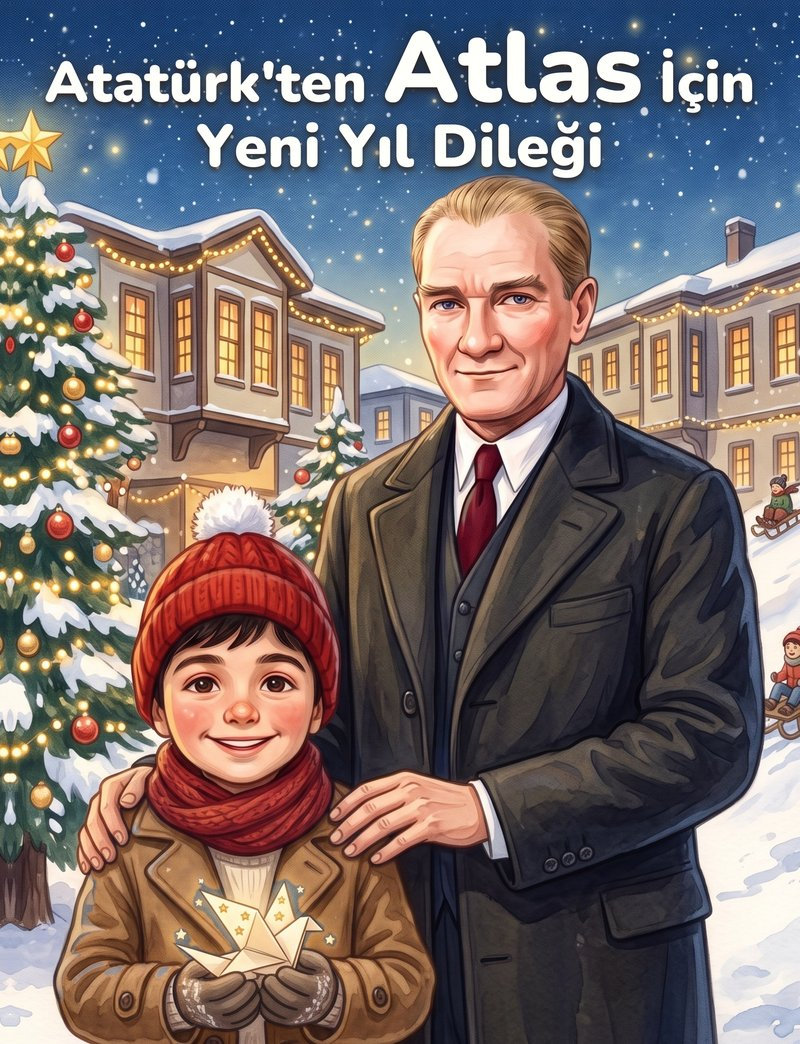
#> input picture img/ataturkten-yeni-yil-dilegi-kapak.jpg, 800 x 1044 px
$ python puzzle-lines.py ../img/ataturkten-yeni-yil-dilegi-kapak.jpg ../img/ataturkten-yeni-yil-dilegi-kiz-s3.jpg
#> lines starting #> are read from the running program, lines starting #| are printed output that depends on the picture
"""Draw 35-piece jigsaw lines (5 × 7) over a puzzle picture, in the style of img/buz-satosunun-sirri-yapboz.jpg.
python3 tools/puzzle-lines.py <in.jpg> <out.jpg>"""
import sys, random
from PIL import Image, ImageDraw

def edge(p0, p1, sign, n=48):
    # a straight edge with one rounded tab in the middle, bulging to `sign` side
    (x0, y0), (x1, y1) = p0, p1
    dx, dy = x1 - x0, y1 - y0; L = (dx * dx + dy * dy) ** .5; ux, uy = dx / L, dy / L; nx, ny = -uy * sign, ux * sign
    pts = []
    def at(t, h): return (x0 + dx * t + nx * h * L, y0 + dy * t + ny * h * L)
    # neck → round head → neck, as a sequence of (t, height) keys smoothed with a cosine
    keys = [(0, 0), (.36, 0), (.40, .02), (.37, .12), (.42, .22), (.5, .25), (.58, .22), (.63, .12), (.60, .02), (.64, 0), (1, 0)]
    for i in range(len(keys) - 1):
        (ta, ha), (tb, hb) = keys[i], keys[i + 1]
        for k in range(8):
            u = k / 8; import math; w = (1 - math.cos(math.pi * u)) / 2
            pts.append(at(ta + (tb - ta) * u, ha + (hb - ha) * w))
    pts.append(at(1, 0))
    return pts

def main(src, dst, cols=5, rows=7, seed=7):
#> called with cols = 5, rows = 7, seed = 7
    im = Image.open(src).convert('RGB'); W, H = im.size; rnd = random.Random(seed)
#> in main, im is the input picture: PIL image 800x1044 RGB; mean R, G, B 120.7, 109.4, 108.7
#> after `W, H = im.size`: W = 800; H = 1044
    over = Image.new('RGBA', (W * 2, H * 2), (0, 0, 0, 0)); d = ImageDraw.Draw(over)
#> after `over = Image.new('RGBA', (W * 2, H * 2), (0, 0, 0, 0))`: over: PIL image 1600x2088 RGBA; every value is 0
    cw, ch = W * 2 / cols, H * 2 / rows; col = (52, 46, 44, 205); w = 4
#> after `cw, ch = (W * 2 / cols, H * 2 / rows)`: cw = 320; ch = 298.3
    for r in range(1, rows):          # horizontal seams
        for c in range(cols):
            d.line(edge((c * cw, r * ch), ((c + 1) * cw, r * ch), rnd.choice((-1, 1))), fill=col, width=w, joint='curve')
    for c in range(1, cols):          # vertical seams
        for r in range(rows):
            d.line(edge((c * cw, r * ch), (c * cw, (r + 1) * ch), rnd.choice((-1, 1))), fill=col, width=w, joint='curve')
    over = over.resize((W, H), Image.LANCZOS)
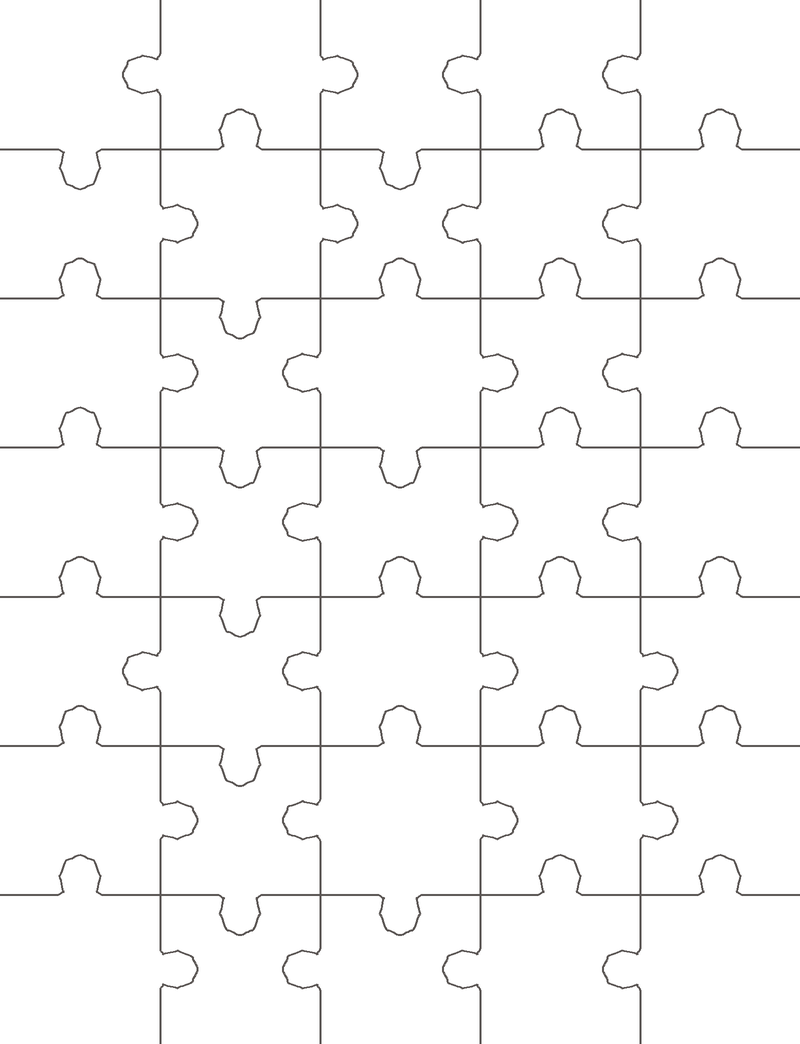
#> over: PIL image 800x1044 RGBA; mean R, G, B, A 3.7, 3.4, 3.3, 6.4; transparent parts drawn white
    out = im.convert('RGBA'); out.alpha_composite(over); out.convert('RGB').save(dst, quality=88)
#> after `out.alpha_composite(over)`:
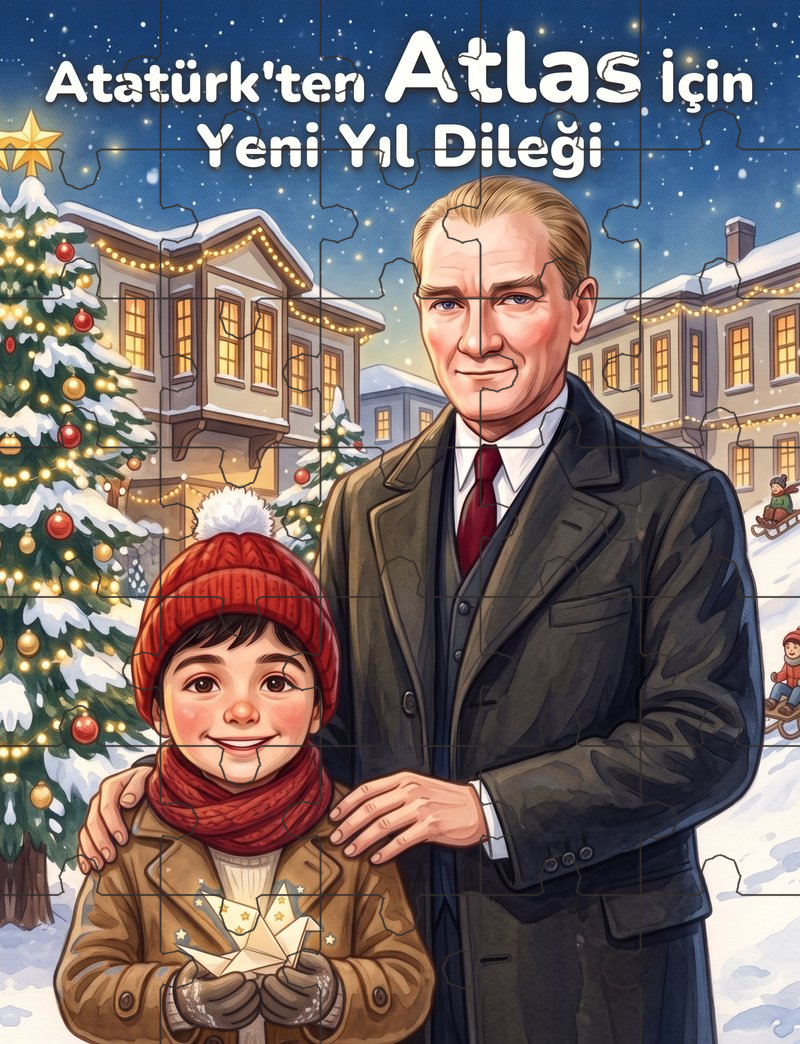
#> out: PIL image 800x1044 RGBA; mean R, G, B, A 119, 107.9, 107.2, 255

if __name__ == '__main__':
    main(sys.argv[1], sys.argv[2])

$ run again, on img/ataturkten-yeni-yil-dilegi-kiz-temiz.jpg
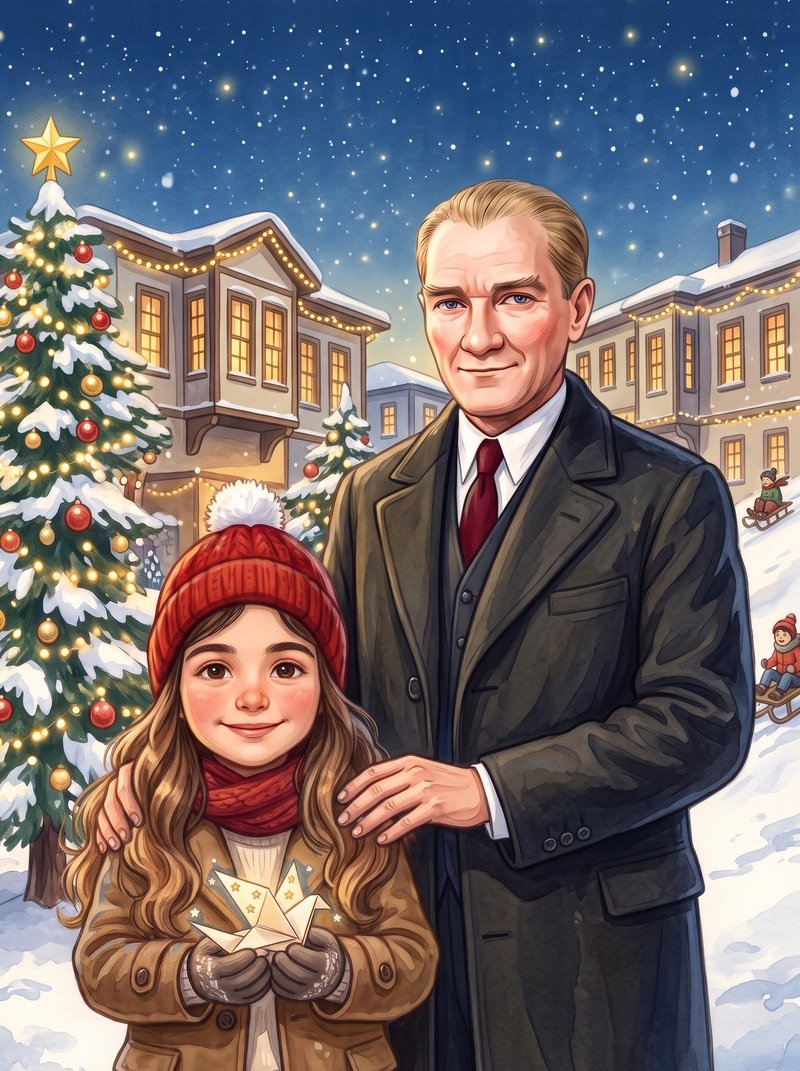
#> input picture img/ataturkten-yeni-yil-dilegi-kiz-temiz.jpg, 800 x 1071 px
#> in main, im is the input picture: PIL image 800x1071 RGB; mean R, G, B 116, 106.7, 108.9
#> in main, `over = over.resize((W, H), Image.LANCZOS)`:
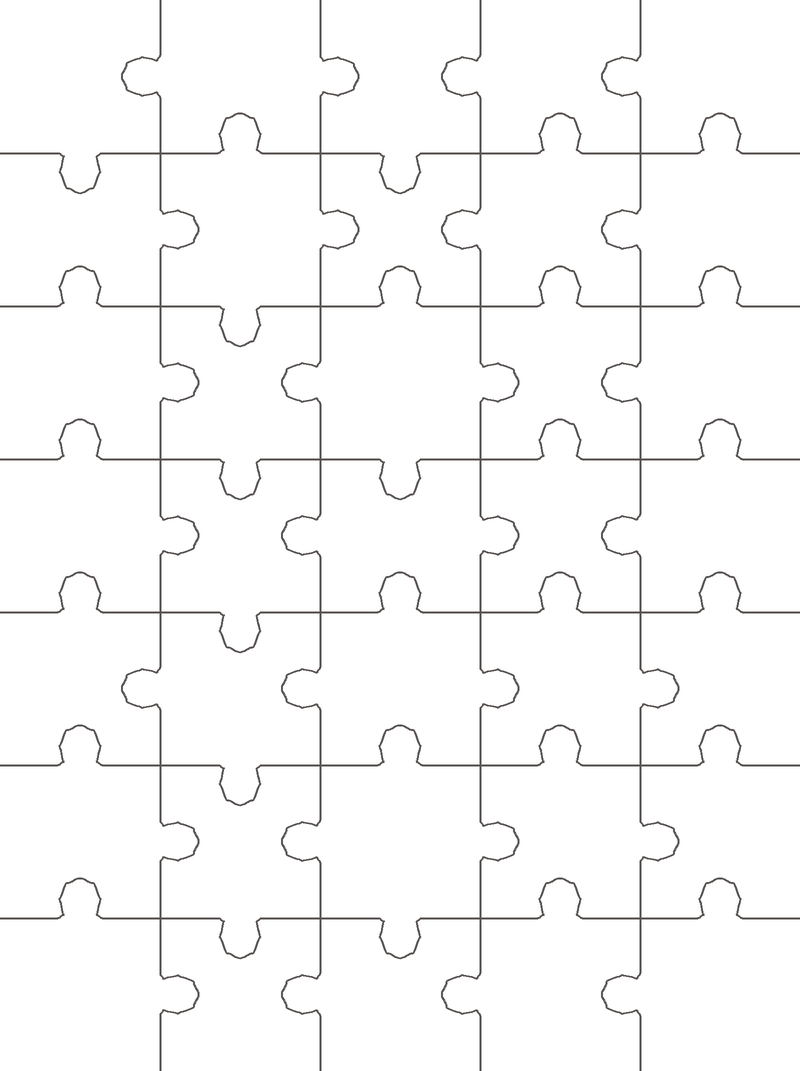
#> over: PIL image 800x1071 RGBA; mean R, G, B, A 3.7, 3.5, 3.4, 6.3; transparent parts drawn white
#> in main, `out.alpha_composite(over)`:
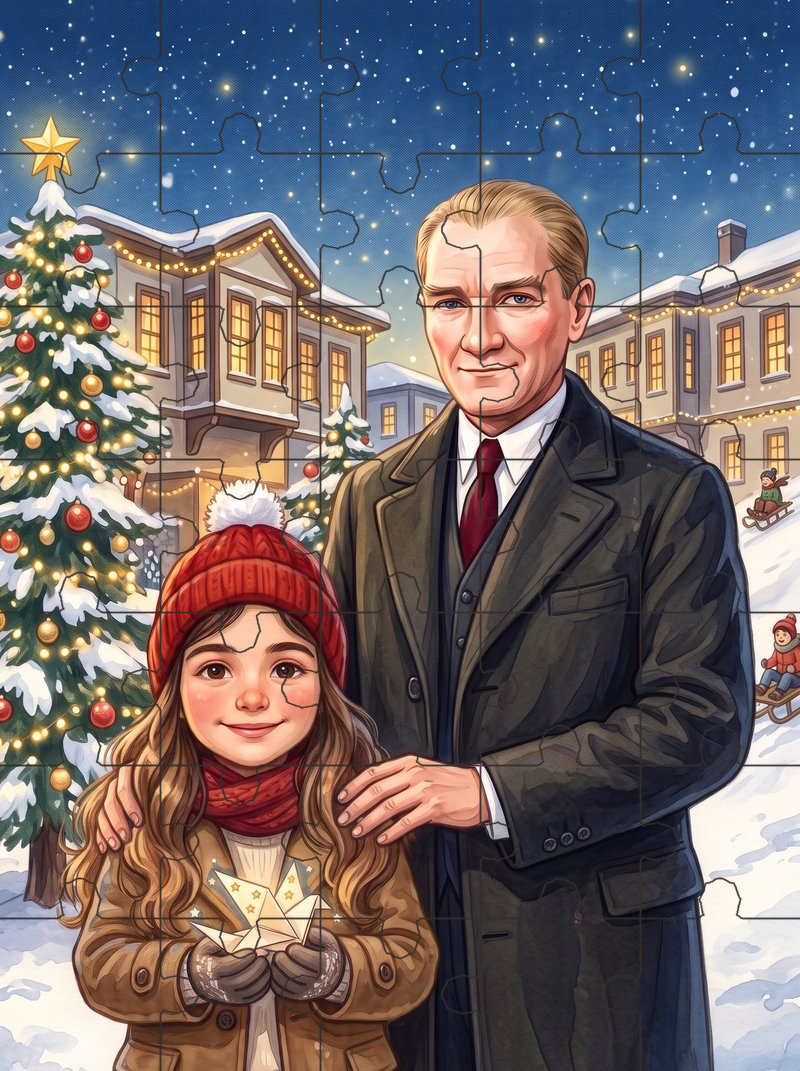
#> out: PIL image 800x1071 RGBA; mean R, G, B, A 114.5, 105.3, 107.5, 255

$ run again, on img/ataturkten-yeni-yil-dilegi-s4.jpg
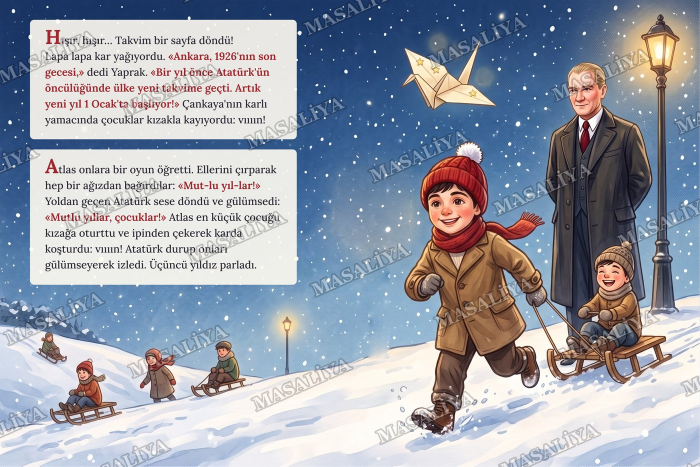
#> input picture img/ataturkten-yeni-yil-dilegi-s4.jpg, 1400 x 933 px (shown at 1/2 size)
#> in main, im is the input picture: PIL image 1400x933 RGB; mean R, G, B 152.6, 158.4, 170.8
#> in main, `over = over.resize((W, H), Image.LANCZOS)`:
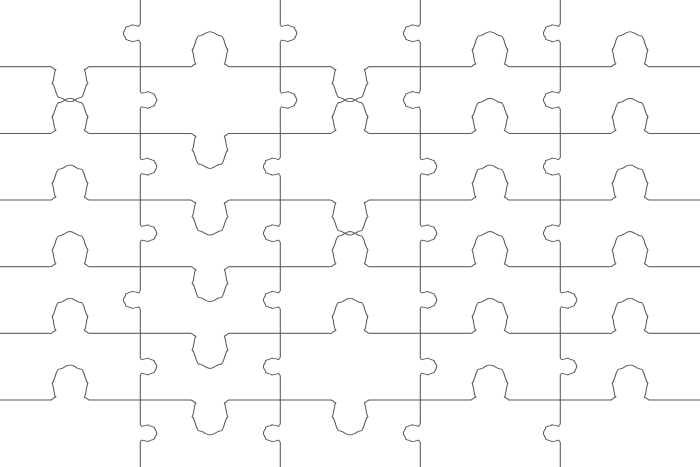
#> over: PIL image 1400x933 RGBA (shown at 1/2 size); mean R, G, B, A 3.1, 2.9, 2.8, 5.5; transparent parts drawn white
#> in main, `out.alpha_composite(over)`:
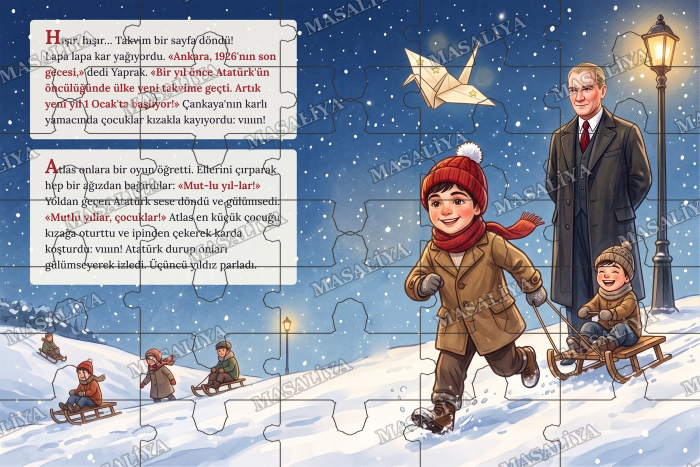
#> out: PIL image 1400x933 RGBA (shown at 1/2 size); mean R, G, B, A 150.3, 155.8, 168, 255
